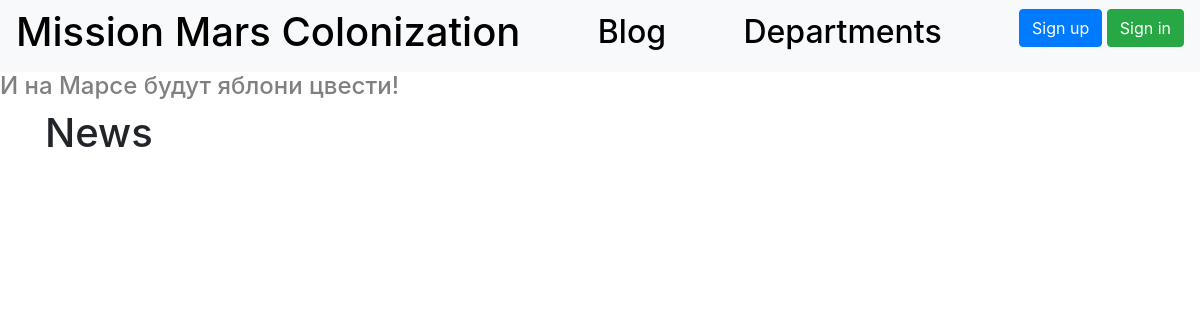
The app's page /blog, older data.
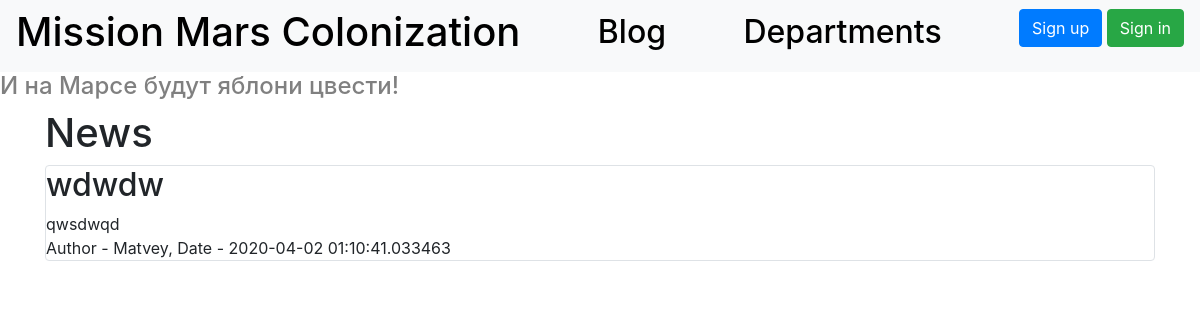
The same page, newer data.
### data/news.py (models this page shows)
class News(SqlAlchemyBase):
    __tablename__ = 'news'
    id = sqlalchemy.Column(sqlalchemy.Integer,
                           primary_key=True, autoincrement=True)
    title = sqlalchemy.Column(sqlalchemy.String, nullable=True)
    content = sqlalchemy.Column(sqlalchemy.String, nullable=True)
    created_date = sqlalchemy.Column(sqlalchemy.DateTime,
                                     default=datetime.datetime.now)
    is_private = sqlalchemy.Column(sqlalchemy.Boolean, default=True)
    user_id = sqlalchemy.Column(sqlalchemy.Integer,
                                sqlalchemy.ForeignKey("users.id"))
    user = orm.relation('User')
    categories = orm.relation("CategoryNews",
                              secondary="association",
                              backref="news")

### data/users.py (models this page shows, shortened)
class User(SqlAlchemyBase, UserMixin):
    __tablename__ = 'users'
    id = sqlalchemy.Column(sqlalchemy.Integer,
                           primary_key=True, autoincrement=True)
    surname = sqlalchemy.Column(sqlalchemy.String, nullable=True)
    name = sqlalchemy.Column(sqlalchemy.String, nullable=True)
    age = sqlalchemy.Column(sqlalchemy.Integer, nullable=True)
    position = sqlalchemy.Column(sqlalchemy.String, nullable=True)
    speciality = sqlalchemy.Column(sqlalchemy.String, nullable=True)
    address = sqlalchemy.Column(sqlalchemy.String, nullable=True)
    email = sqlalchemy.Column(sqlalchemy.String, unique=True, nullable=True)
    hashed_password = sqlalchemy.Column(sqlalchemy.String, nullable=True)
    modified_date = sqlalchemy.Column(sqlalchemy.DateTime, default=datetime.datetime.now)
    news = orm.relation("News", back_populates='user')
    jobs = orm.relation("Jobs", back_populates='user')
    deps = orm.relation("Department", back_populates='user')

### main.py (the view)
@app.route("/blog")
def blog():
    session = db_session.create_session()
    if current_user.is_authenticated:
        news = session.query(News).filter(
            (News.user == current_user) | (News.is_private != True))
    else:
        news = session.query(News).filter(News.is_private != True)
    return render_template("blog.html", title="Blog", news=news)

### data/db_session.py (called while the page is built)
def create_session() -> Session:
    global __factory
    return __factory()

### templates/blog.html (shortened to what this page needs)
{% extends "base.html" %}
{% block content %}
<h1>News</h1>
{% for item in news%}
<div class="col-md6 border rounded">
    <h2>{{item.title}}</h2>
    <div>
        {{item.content}}
    </div>
    <div>
        Author - {{item.user.name}}, Date - {{item.created_date}}
    </div>
</div>
{% endfor %}
{% endblock %}

### templates/base.html (shortened to what this page needs)
<!doctype html>
<html lang="en">
<head>
    <link rel="stylesheet"
          href="https://stackpath.bootstrapcdn.com/bootstrap/4.4.1/css/bootstrap.min.css"
>
</head>
<body>
<header>
    <nav class="navbar navbar-light bg-light">
        <h1><a href="/" style="text-decoration: none; color: black;">Mission Mars Colonization</a></h1>
        <h2><a href="/blog" style="text-decoration: none; color: black;">Blog</a></h2>
        <h2><a href="/departments" style="text-decoration: none; color: black;">Departments</a></h2>
        {% if current_user.is_authenticated %}
            <a class="navbar-brand" href="/logout">{{ current_user.name }}</a>
        {% else %}
            <p>
                <a class="btn btn-primary " href="/register">Sign up</a>
                <a class="btn btn-success" href="/login">Sign in</a>
            </p>
        {% endif %}
    </nav>
</header>
<h4>И на Марсе будут яблони цвести!</h4>
<main role="main" class="container">
    {% block content %}{% endblock %}
</main>
</body>
</html>

### templates/base.html (style rules this page uses)
h4 { color: grey; }

Row changes from the older to the newer data that the page shows:
added News: title "wdwdw", content "qwsdwqd", user.name "Matvey", created_date "2020-04-02 01:10:41.033463"
